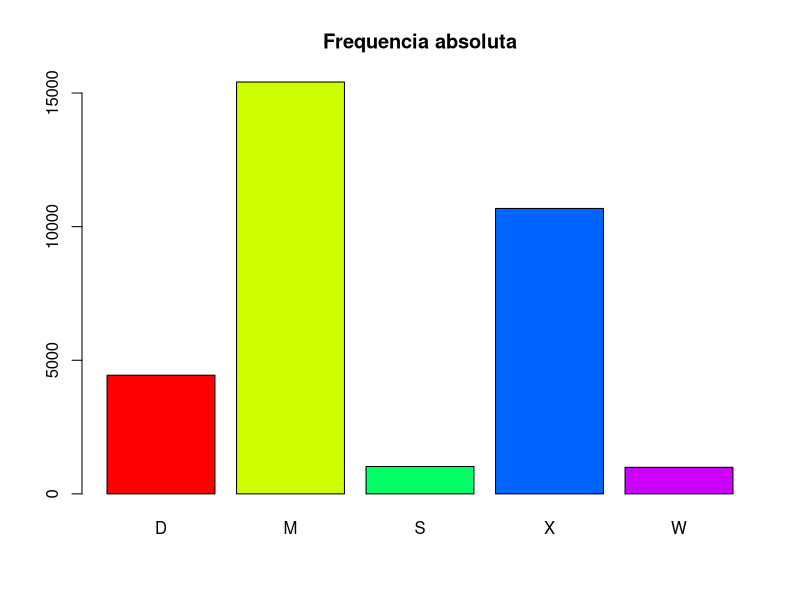
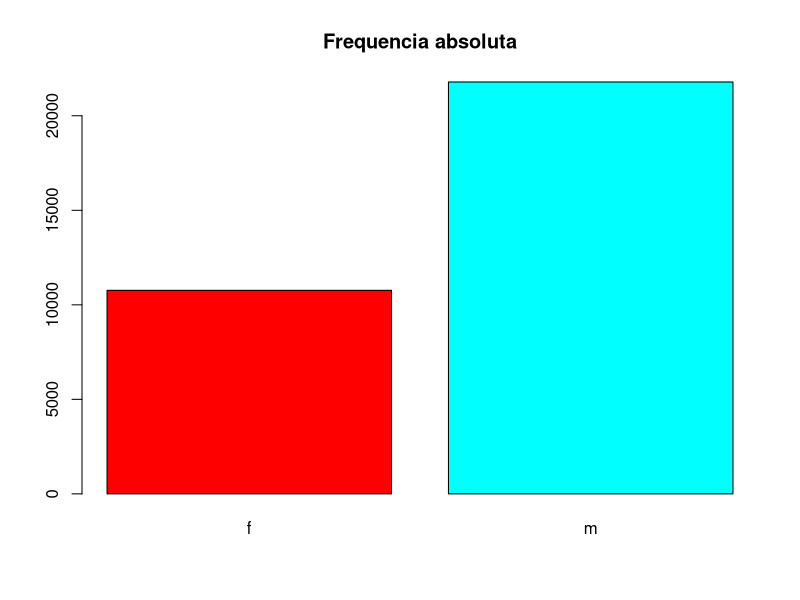
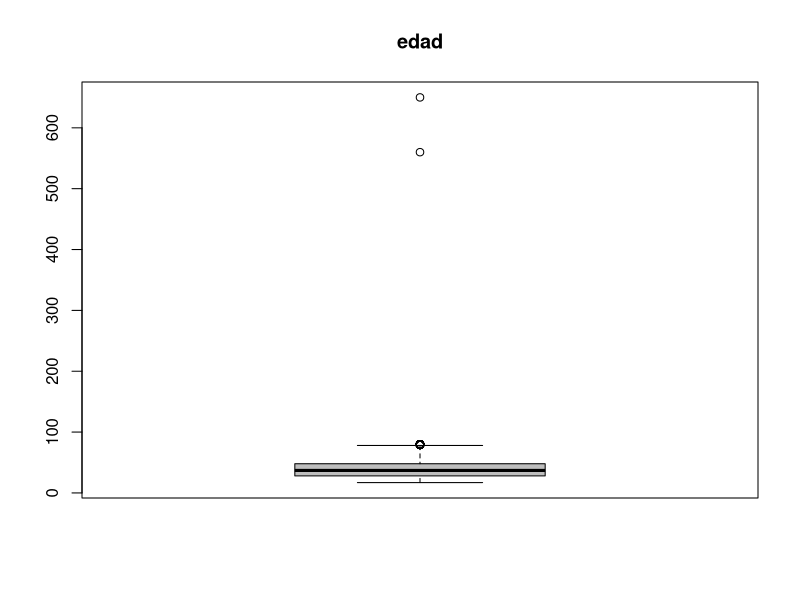
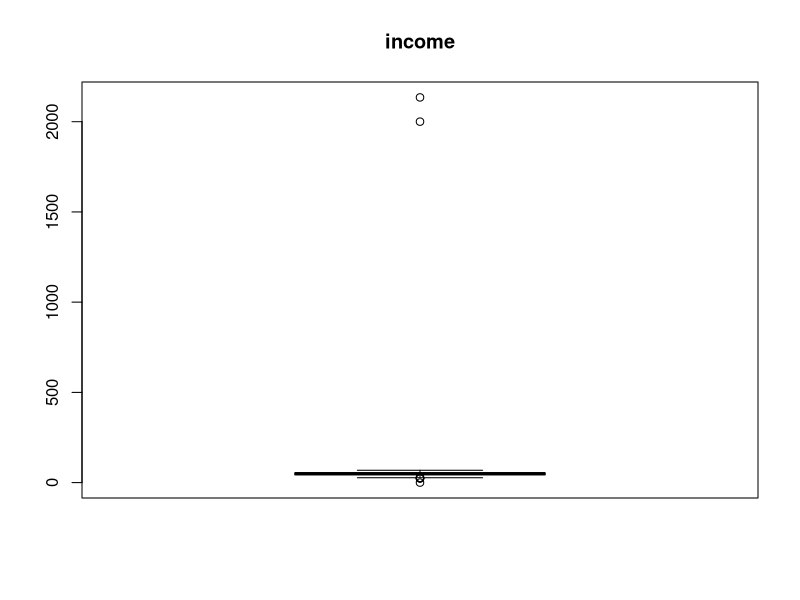
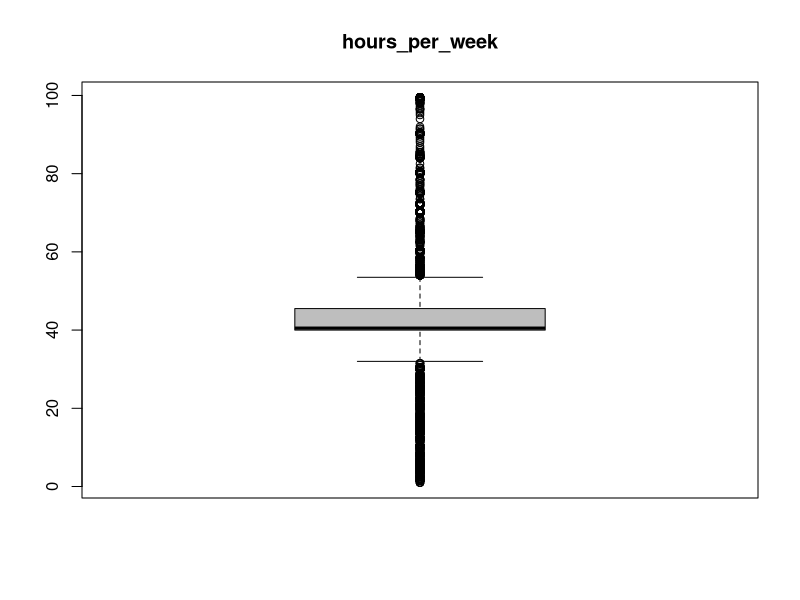
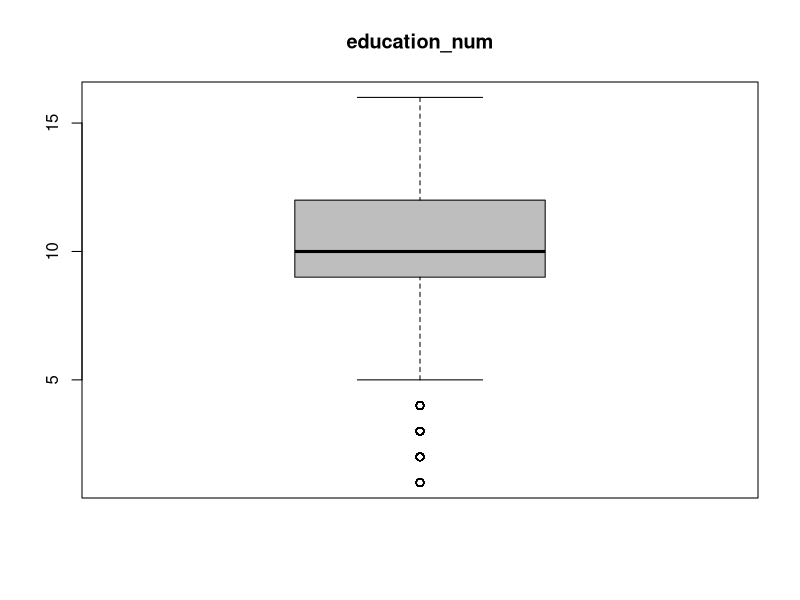
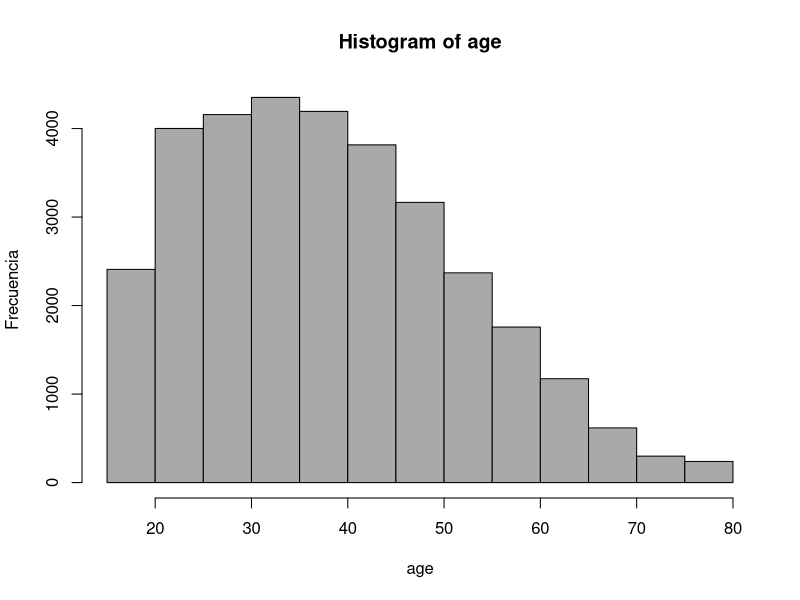
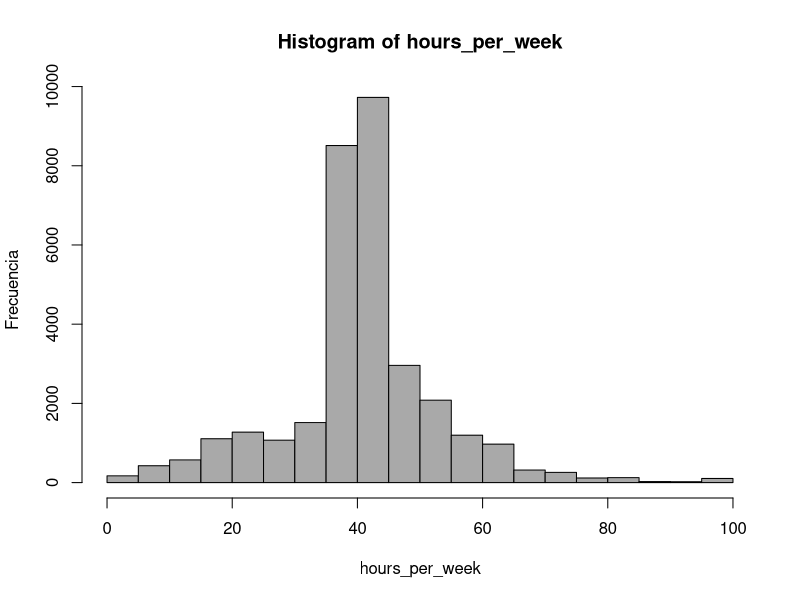

Generate these figures, in order, with R:
## ---- chunk 1
knitr::opts_chunk$set(echo = TRUE)
## ---- chunk 2

#Se carga el archivo csv en un data frame
#Para las variables no numéricas se crean factores, el separador
setwd("D:/uoc/estadistica avanzada/sesion 1/" );
Salarios <-
  read.table("CensusIncomedataset.csv",
  header=TRUE, stringsAsFactors=TRUE, sep=";", na.strings="NA", dec=".",
  strip.white=TRUE)
#Se comprueba que se ha leido bien la tabla
 
  str(Salarios)
  

## ---- chunk 3

#Borramos las variables que se han pedido 
Salarios <- within(Salarios, {
   capital_gain <- NULL
   capital_loss <- NULL
   fnlwgt <- NULL 
  })

# Quitamos las filas con mas de cinco valores perdidos
filas_antes<-nrow(Salarios)
Indices<-which(rowSums(is.na(Salarios))>=5)
Salarios[Indices,]
Indices
Salarios<-Salarios[-Indices,]

#Comprobamos cuantas filas se han borrado
filas_antes
nrow(Salarios)

#categorizamos los años de educacion

attach(Salarios)
education_cat<-education_num
education_cat[education_num<7]<-"Primaria"
education_cat[education_num>=7 & education_num<9]<-"Secundaria"
education_cat[education_num>=9 & education_num<13]<-"Universitaria"
education_cat[education_num>=13]<-"Postuniversitaria"
Salarios$education_cat<-education_cat
table(education_cat)

#renombramos variable
names(Salarios)[c(9)] <- c("gender")


## ---- chunk 4
##En primer lugar se dejan de tratar los valores de CS_ID como factores para poder nuevos en caso de que sea necesario
Salarios$CS_ID<-as.character(Salarios$CS_ID)

##Se obtienen los  índices de los registros con valores de CS_ID  ya usados en registros anteriores
Indices<-which(duplicated(Salarios$CS_ID))


##Éstos son los valores repetidos
Salarios[Indices,c("CS_ID")]

##se parte del CS_ID del último registro y se le suma 1
##se hace una búsqueda hacia adelante para encontrar el siguiente valor no asignado
##Se repite el proceso para cada registro que tenga un valor de CS_ID repetido

iterador<-1
for (i in Indices){
  
  codigo_aux<- paste("CS",as.character(nrow(Salarios)+iterador),sep = "")
  while(!identical(which(Salarios$CS_ID==codigo_aux),integer(0))){
    iterador<-iterador+1
    codigo_aux<- paste("CS",as.character(nrow(Salarios)+iterador),sep = "")
  }
  
  cat("Para el registro ",i,"  se asigna el codigo: ",codigo_aux,"\n")
  Salarios[i,c("CS_ID")]<-codigo_aux
  iterador<-iterador+1
  
}

##Verificamos que ya no hay  duplicados 
Indices<-which(duplicated(Salarios$CS_ID))
Salarios[Indices,c("CS_ID")]





## ---- chunk 5
#Recortamos espacios en blanco en los valores de las variables cualitativas

variables_cualitativas<-names(Filter(is.factor,Salarios))

for(name  in variables_cualitativas){
  Salarios[[name]]<-factor(trimws(Salarios[[name]],"l"))
}

#Observamos el orden en el que se encuentran las categorías y ese es el que aplicamos para recortarlas a un caracter
levels(Salarios$marital_status)
levels(Salarios$marital_status)<-c("D","M","S","X","W")
levels(Salarios$marital_status)
head(Salarios$marital_status)
table(Salarios$marital_status)

#Dibujamos mediante un diagrama de barras la distribución de marital_Status
barplot(table(Salarios$marital_status), main = "Frequencia absoluta",
        col = rainbow(5))
        
#Refactorizamos  la variable gender
library(car)
#Niveles actuales
levels(Salarios$gender) 
Salarios$gender <- Recode(Salarios$gender, 
                   '"Fem"="f"; "Female"="f";"F"="f"; "female"="f"; "M"="m"; "male"="m"; "Male"="m"',
                   as.factor=TRUE)
#Niveles despues de refactorizar                   
levels(Salarios$gender) 
#Dibujamos su distribución
barplot(table(Salarios$gender), main = "Frequencia absoluta",
        col = rainbow(2))


## ---- chunk 6
#Para age  y education_num se hace un casting a integer

Salarios$age<-as.integer(Salarios$age)
Salarios$education_num<-as.integer(Salarios$education_num)
head(Salarios[, c('age', 'education_num')])
tail(Salarios[, c('age', 'education_num')])



## Se hace una copia de de income y  numeric para comparar los valores iniciales con los después de normalizar

income_before<-Salarios$income
hours_per_week_before<-Salarios$hours_per_week


##Se sustituyen las comas por puntos

Salarios$hours_per_week<-gsub(",", ".", Salarios$hours_per_week)
Salarios$income<-gsub(",", ".", Salarios$income)

## Se obtienen los índices de los valores expresados en miles de euros en income
K_EUR_Indice<-regexpr("Milers",Salarios$income)

##Se obtienen los índices de los registros que contienen valores numericos válidos para income 
Indice_aux_hours_per_week<-regexpr("[[:digit:]]+\\.*[[:digit:]]*",Salarios$hours_per_week)
Indice_aux_income<-regexpr("[[:digit:]]+\\.*[[:digit:]]*",Salarios$income)

##Aux contiene los valores numericos aislados del resto de caracteres
Aux_hours_per_week<-regmatches(Salarios$hours_per_week,regexpr("[[:digit:]]+\\.*[[:digit:]]*",Salarios$hours_per_week))
Aux_income<-regmatches(Salarios$income,regexpr("[[:digit:]]+\\.*[[:digit:]]*",Salarios$income))

##En caso de que hubiera, aquí se mostrarían los indices y valores que no tenían un valor valido
which(Indice_aux_hours_per_week==-1)
Salarios[which(Indice_aux_hours_per_week==-1), c('hours_per_week')]
which(Indice_aux_income==-1)
Salarios[which(Indice_aux_income==-1), c('income')]

##Para el resto de registros, con valores de income válidos , se hace la modificación
Salarios[which(Indice_aux_hours_per_week!=-1), c('hours_per_week')]<-Aux_hours_per_week
Salarios[which(Indice_aux_income!=-1), c('income')]<-Aux_income

## paso a numeric
Salarios$income<-as.numeric(Salarios$income)
Salarios$hours_per_week<-as.numeric(Salarios$hours_per_week)

##Ayudándonos del vector de indices que contiene los registros en los que income esta expresado en euros pasamos a miles de euros
Salarios[which(K_EUR_Indice==-1), c('income')]<-Salarios[which(K_EUR_Indice==-1), c('income')]/1000




##se muestran  los nuevos valores de las dos columnas comparados con los que traía la tabla originalmente

compara_income<-data.frame(Salarios$income,income_before)
head(compara_income)
tail(compara_income)

compara_hours_per_week<-data.frame(Salarios$hours_per_week,hours_per_week_before)
head(compara_hours_per_week)
tail(compara_hours_per_week)


## ---- chunk 7
#Nos vamos ayudar de los diagramas de caja para discriminar los valores anormalmente bajos o altos
# Los que apenas se salgan de los límites mínimo y máximo no los marcaremos como atípicos

## Para age se observan más de 30 valores por encima del máximo, pero solo consideraremos anormalmente altos 
## los  dos que están por encima de los 500 años 
boxplot( Salarios$age, main="edad", col="gray")
boxplot.stats(Salarios$age)$out
Salarios[which(Salarios$age>500),c("age")]<-NA




## Para income consideramos valores anormalmente altos los superiores a 2000 K euros 
##y como anormalmente  bajo el que no llega ni a los mil euros
boxplot( Salarios$income, main="income", col="gray")
boxplot.stats(Salarios$income)$out

Salarios[which((Salarios$income>2000)|(Salarios$income<1)),c("income")]<-NA

##Aquí  no vamos a borrar ninguno porque no existen valores o grupos de valores aislados del resto de la distribución
#Son muchos los vlores atípicos

boxplot( Salarios$hours_per_week, main="hours_per_week", col="gray")
length(boxplot.stats(Salarios$hours_per_week)$out)



#Para esta variable consideramos atípicos los valores por debajo de 5

boxplot( Salarios$education_num, main="education_num", col="gray")
length(boxplot.stats(Salarios$education_num)$out)

Salarios[which((Salarios$education_num<5)),c("education_num")]<-NA


## ---- chunk 8

##Se asigna la media aritmetica para age sin considerar parra el cómputo los valores NA
Salarios[which(is.na(Salarios$age)),c("age")]<-as.integer(mean(Salarios$age,na.rm=TRUE))
##se comprueba que no quedan valores por imputar
length(which((is.na(Salarios$age))))

##para income se asigna la media agrupado por gender

media<-mean(Salarios$income,na.rm=TRUE)
media_m<-mean(Salarios[which(Salarios$gender=="m"),c("income")],na.rm=TRUE)
media_f<-mean(Salarios[which(Salarios$gender=="f"),c("income")],na.rm=TRUE)
media
media_f
media_m


Salarios[which((is.na(Salarios$income))&(Salarios$gender=="m")),c("income")]<-media_m
Salarios[which((is.na(Salarios$income))&(Salarios$gender=="f")),c("income")]<-media_f

##se comprueba que no quedan valores por imputar
length(which((is.na(Salarios$income))))


##para education_num y hours_perweek se usa el la imputacion por los 11 vecinos más cercanos 
## agrupados por gender y considerando para el cálculo de las distancias el resto de variables cuantitativas

library(VIM)
 
 Salarios_m<-Salarios[which(Salarios$gender=="m"),]
 Salarios_f<-Salarios[which(Salarios$gender=="f"),]
Salarios_m<-kNN(Salarios_m,variable=c("education_num"),k=11,dist_var=c("age","income","hours_per_week"))
Salarios_f<-kNN(Salarios_f,variable=c("education_num"),k=11,dist_var=c("age","income","hours_per_week"))

Salarios_m<-kNN(Salarios_m,variable=c("hours_per_week"),k=11,dist_var=c("age","income","education_num"))
Salarios_f<-kNN(Salarios_f,variable=c("hours_per_week"),k=11,dist_var=c("age","income","education_num"))



Salarios<-rbind(Salarios_m,Salarios_f)

Salarios <- within(Salarios, {
  hours_per_week_imp <- NULL
  education_num_imp <- NULL
 
})
##se comprueba que no quedan valores por imputar
length(which((is.na(Salarios$education_num))))
length(which((is.na(Salarios$hours_per_week))))



## ---- chunk 9



media.windsor <- function( x, perc=0.05){
  
  ##Se calculan los cuantiles de perc y 1-perc
  ##los valores superiores al cuantil de  1-perc se sustituyen por éste y los inferioes al cuantil de perc se cambian por dicho cuantil
  umbrales<-quantile(x, probs=c(perc,1.0-perc))
  
  
  x[x<umbrales[1]]<-umbrales[1]
  x[x>umbrales[2]]<-umbrales[2]
  
  return(mean(x,na.rm = TRUE))
  
}

media.recortada <- function( x, perc=0.05){
  
 ##Se calculan los cuantiles de perc y 1-perc
  #Todo lo que quede respectivamente por debajo y por arriba no será considerado para calcular la media
  umbrales<-quantile(x, probs=c(perc,1.0-perc))
  
  
  x<-x[(x>umbrales[1])]
  x<-x[(x<umbrales[2])]
  
  return(mean(x,na.rm = TRUE))
  
}



attach(Salarios)

#Para income probamos distintos cuantiles para los dos tipos de medias
#Conforme aumentamos perc aumenta la media , especialmente en el caso de la media recortada
# Se puede deducir que existen más valores en el extremo inferor de la distribución que en el superior
percents<-as.numeric(c(0.05,0.1,0.15,0.2,0.3,0.5))
for (i in percents){
cat("Para income,  con perc=",i," medica windsor: ",media.windsor(income,perc=i)," media recortada: ",media.recortada(income,perc=i),"\n")
  
}


##Estudio descriptivo


#De los tres estimadores de la tendencia central la media aritmética es el menos robusto ya que está muy influida por los valores atípicos
#Si comparamos el valor de la mediana de income con el de la media windosrizada usando  un percentil del 0.5 vemos que coinciden (49.71)
#Como estimador de la dispersión no robusto está la desviación típica 
#Los robustos son el rango intercuartílico (cuartil 3 -cuartil 1) y la desviacion media absoluta  



media_windsor<-c(media.windsor(age),media.windsor(education_num),media.windsor(income),media.windsor(hours_per_week))
media_recortada<-c(media.recortada(age),media.recortada(education_num),media.recortada(income),media.recortada(hours_per_week))
                                                                                    

estudio<- data.frame(age,education_num,income,hours_per_week)
media_aritmetica<-apply(estudio, 2, mean, na.rm = TRUE)
mediana<-apply(estudio, 2, median, na.rm = TRUE)
desviacion_estandar<-apply(estudio, 2, sd, na.rm = TRUE)
desviacion_abs_med<-apply(estudio, 2, mad, na.rm = TRUE)
rango_interc<-apply(estudio, 2, IQR, na.rm = TRUE)
resumen<-rbind(media_aritmetica,mediana,media_windsor,media_recortada,desviacion_estandar,desviacion_abs_med,rango_interc)
resumen


##Histogramas de distribución


#Se observa que presenta una distribución asimétrica positva, es decir, hay valores más separados a la derecha de la tendencia central

 hist(age, breaks="Sturges", col="darkgray",ylab="Frecuencia")
 
## Para hours_er_week se ve que los datos están muy concentrados hacia la media. 
## Comparándola con una distribución normal tiene una curva muy acentuada. 
## También tiene mayor dispersion en la cola a la derecha de la media
  
hist(hours_per_week, breaks="Sturges", col="darkgray", ylab="Frecuencia")

# Para  education_num se puede interpretar la distribución  como bimodal
  
 hist(education_num, breaks="Sturges", col="darkgray", ylab="Frecuencia")
 
 #En contraposición a age, la cola izquierda de la distribución de income es ligeramente más larga que la de la derecha (distribución asimétrica negativa)
   
  hist(income, breaks="Sturges", col="darkgray", ylab="Frecuencia")
   

## ---- chunk 10



write.csv(Salarios, file="CensusIncome_clean.csv",row.names=F)
